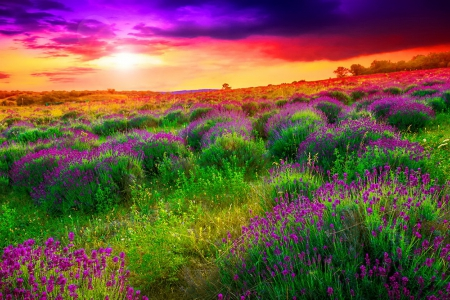
#> input picture pycharm_intro/Photos/colorful_field.jpg, 450 x 300 px
$ python thresh.py
#> lines starting #> are read from the running program, lines starting #| are printed output that depends on the picture; after the words box and inside, x2 and y2 are one past the last pixel; in counts of white or black regions, pixels touching at a corner belong together
import cv2 as cv

img = cv.imread("Photos/colorful_field.jpg")
#> img is the input picture: shape (300, 450, 3); mean B, G, R 64.5, 84.9, 111.8
# cv.imshow("Reach", img)

grey = cv.cvtColor(img, cv.COLOR_RGB2GRAY)
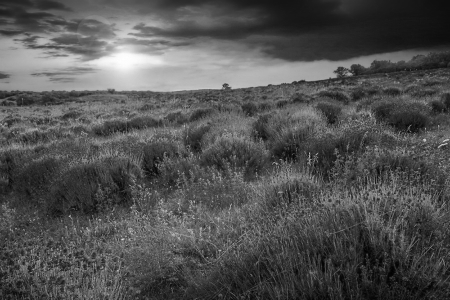
#> grey: shape (300, 450); min 1, max 254, mean 81.9
cv.imshow("FIELD_Grey", grey)

# Simple Thresholding/ Inverse Thresholding
threshold, thresh = cv.threshold(grey, 100, 255, cv.THRESH_BINARY)
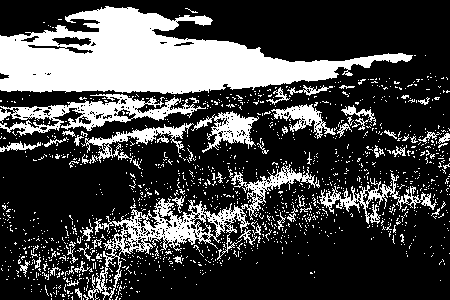
#> thresh: shape (300, 450); 27% white; 1395 white regions (1334 under 20 px), largest, box (x1, y1, x2, y2) and area: (0, 6, 413, 94) 18268, (88, 164, 320, 300) 4409, (0, 94, 206, 136) 3006
cv.imshow("Threshold", thresh)

threshold, thresh_inv = cv.threshold(grey, 100, 255, cv.THRESH_BINARY_INV)
cv.imshow("Threshold_Inv", thresh_inv)


# Adaptive Thresholding
adaptive_thresh = cv.adaptiveThreshold(grey, 255, cv.ADAPTIVE_THRESH_MEAN_C, cv.THRESH_BINARY, 15, 10)
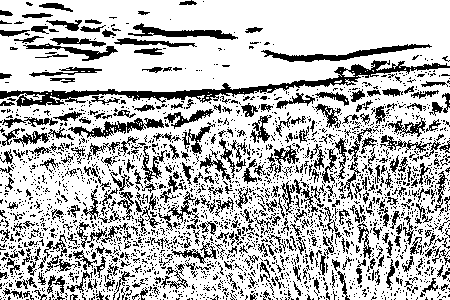
#> adaptive_thresh: shape (300, 450); 73.5% white; black in thin lines or dots
cv.imshow('Adaptive Thresholding', adaptive_thresh)

# Adaptive Thresholding
adaptive_thresh = cv.adaptiveThreshold(grey, 255, cv.ADAPTIVE_THRESH_GAUSSIAN_C, cv.THRESH_BINARY, 15, 10)
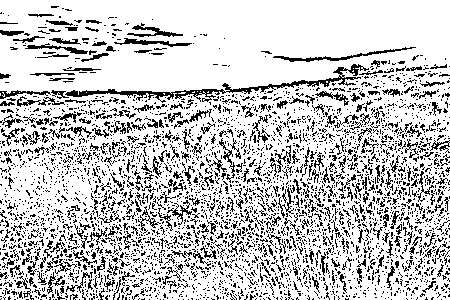
#> adaptive_thresh: shape (300, 450); 78.3% white; black in thin lines or dots
cv.imshow('Adaptive Gaussian Thresholding', adaptive_thresh)


cv.waitKey(0)

$ run again, with pycharm_intro/Photos/group.jpg copied over pycharm_intro/Photos/colorful_field.jpg
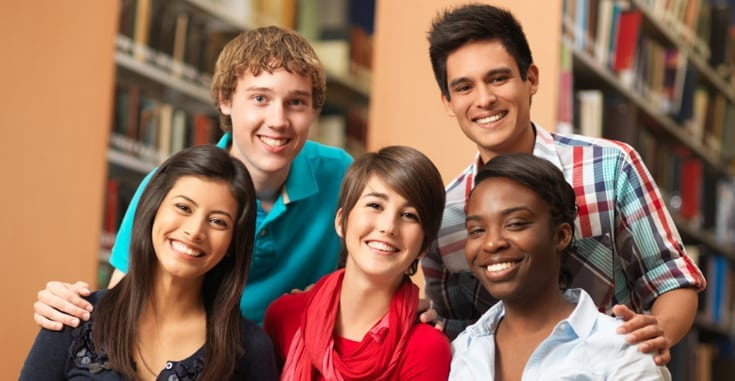
#> input picture pycharm_intro/Photos/group.jpg, 735 x 381 px
#> img is the input picture: shape (381, 735, 3); mean B, G, R 88.1, 107.1, 142.4
#> `threshold, thresh = cv.threshold(grey, 100, 255, cv.THRESH_BINARY)`:
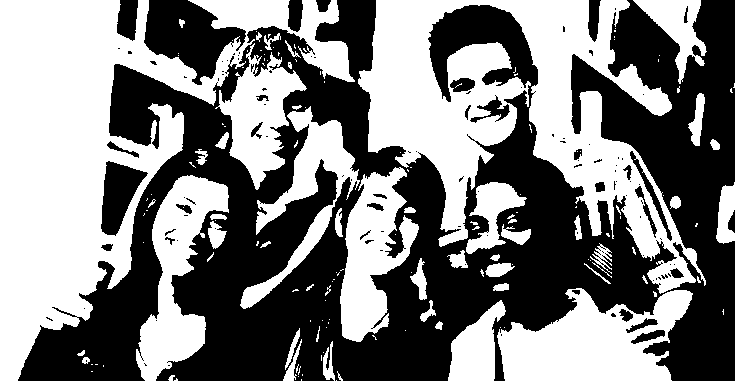
#> thresh: shape (381, 735); 49.8% white; 154 white regions (101 under 20 px), largest, box (x1, y1, x2, y2) and area: (0, 0, 355, 381) 49095, (358, 0, 706, 294) 39155, (497, 288, 693, 381) 11234
#> `adaptive_thresh = cv.adaptiveThreshold(grey, 255, cv.ADAPTIVE_THRESH_G..`:
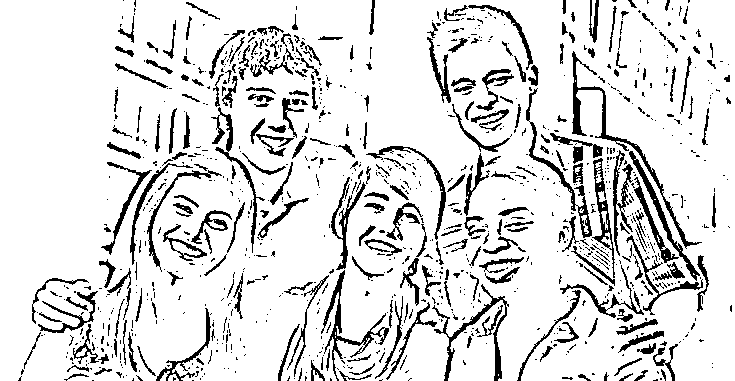
#> adaptive_thresh: shape (381, 735); 86.7% white; 1049 black regions (783 under 20 px), largest, box (x1, y1, x2, y2) and area: (572, 51, 702, 249) 1364, (321, 270, 389, 381) 988, (432, 284, 509, 381) 974
